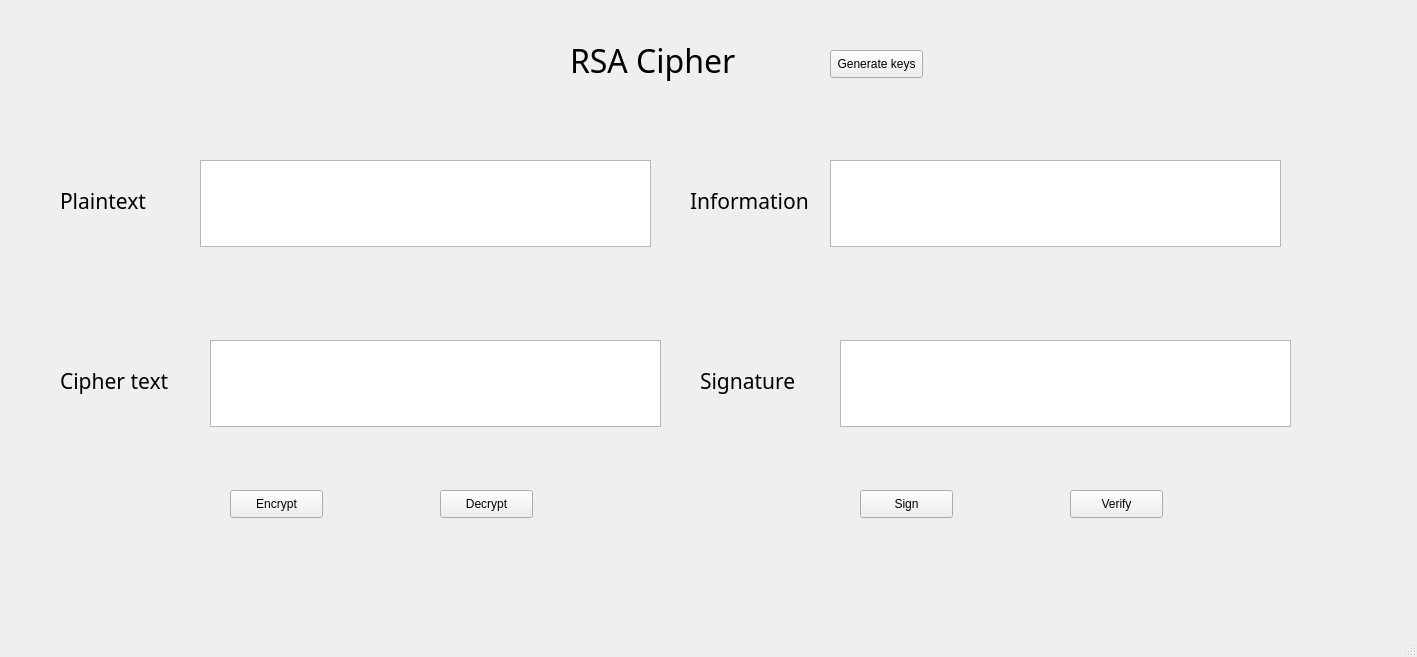
<?xml version="1.0" encoding="UTF-8"?>
<ui version="4.0">
 <class>MainWindow</class>
 <widget class="QMainWindow" name="MainWindow">
  <property name="geometry">
   <rect>
    <x>0</x>
    <y>0</y>
    <width>1417</width>
    <height>657</height>
   </rect>
  </property>
  <property name="windowTitle">
   <string>MainWindow</string>
  </property>
  <widget class="QWidget" name="centralwidget">
   <widget class="QLabel" name="label_3">
    <property name="geometry">
     <rect>
      <x>60</x>
      <y>360</y>
      <width>241</width>
      <height>41</height>
     </rect>
    </property>
    <property name="font">
     <font>
      <family>Modern No. 20</family>
      <pointsize>16</pointsize>
     </font>
    </property>
    <property name="text">
     <string>Cipher text</string>
    </property>
   </widget>
   <widget class="QTextEdit" name="txt_cipher_text">
    <property name="geometry">
     <rect>
      <x>210</x>
      <y>340</y>
      <width>451</width>
      <height>87</height>
     </rect>
    </property>
   </widget>
   <widget class="QPushButton" name="btn_encrypt">
    <property name="geometry">
     <rect>
      <x>230</x>
      <y>490</y>
      <width>93</width>
      <height>28</height>
     </rect>
    </property>
    <property name="text">
     <string>Encrypt</string>
    </property>
   </widget>
   <widget class="QPushButton" name="btn_decrypt">
    <property name="geometry">
     <rect>
      <x>440</x>
      <y>490</y>
      
      <width>93</width>
      <height>28</height>
     </rect>
    </property>
    <property name="text">
     <string>Decrypt</string>
    </property>
   </widget>
   <widget class="QLabel" name="label_2">
    <property name="geometry">
     <rect>
      <x>60</x>
      <y>180</y>
      <width>241</width>
      <height>41</height>
     </rect>
    </property>
    <property name="font">
     <font>
      <family>Modern No. 20</family>
      <pointsize>16</pointsize>
     </font>
    </property>
    <property name="text">
     <string>Plaintext </string>
    </property>
   </widget>
   <widget class="QTextEdit" name="txt_plain_text">
    <property name="geometry">
     <rect>
      <x>200</x>
      <y>160</y>
      <width>451</width>
      <height>87</height>
     </rect>
    </property>
   </widget>
   <widget class="QLabel" name="label">
    <property name="geometry">
     <rect>
      <x>570</x>
      <y>40</y>
      <width>241</width>
      <height>41</height>
     </rect>
    </property>
    <property name="font">
     <font>
      <family>Modern No. 20</family>
      <pointsize>24</pointsize>
     </font>
    </property>
    <property name="text">
     <string>RSA Cipher</string>
    </property>
   </widget>
   <widget class="QLabel" name="label_5">
    <property name="geometry">
     <rect>
      <x>700</x>
      <y>360</y>
      <width>241</width>
      <height>41</height>
     </rect>
    </property>
    <property name="font">
     <font>
      <family>Modern No. 20</family>
      <pointsize>16</pointsize>
     </font>
    </property>
    <property name="text">
     <string>Signature</string>
    </property>
   </widget>
   <widget class="QTextEdit" name="txt_sign">
    <property name="geometry">
     <rect>
      <x>840</x>
      <y>340</y>
      <width>451</width>
      <height>87</height>
     </rect>
    </property>
   </widget>
   <widget class="QPushButton" name="btn_sign">
    <property name="geometry">
     <rect>
      <x>860</x>
      <y>490</y>
      <width>93</width>
      <height>28</height>
     </rect>
    </property>
    <property name="text">
     <string>Sign</string>
    </property>
   </widget>
   <widget class="QPushButton" name="btn_verify">
    <property name="geometry">
     <rect>
      <x>1070</x>
      <y>490</y>
      <width>93</width>
      <height>28</height>
     </rect>
    </property>
    <property name="text">
     <string>Verify</string>
    </property>
   </widget>
   <widget class="QLabel" name="label_6">
    <property name="geometry">
     <rect>
      <x>690</x>
      <y>180</y>
      <width>241</width>
      <height>41</height>
     </rect>
    </property>
    <property name="font">
     <font>
      <family>Modern No. 20</family>
      <pointsize>16</pointsize>
     </font>
    </property>
    <property name="text">
     <string>Information</string>
    </property>
   </widget>
   <widget class="QTextEdit" name="txt_info">
    <property name="geometry">
     <rect>
      <x>830</x>
      <y>160</y>
      <width>451</width>
      <height>87</height>
     </rect>
    </property>
   </widget>
   <widget class="QPushButton" name="btn_gen_keys">
    <property name="geometry">
     <rect>
      <x>830</x>
      <y>50</y>
      <width>93</width>
      <height>28</height>
     </rect>
    </property>
    <property name="text">
     <string>Generate keys</string>
    </property>
   </widget>
  </widget>
  <widget class="QMenuBar" name="menubar">
   <property name="geometry">
    <rect>
     <x>0</x>
     <y>0</y>
     <width>1417</width>
     <height>21</height>
    </rect>
   </property>
  </widget>
  <widget class="QStatusBar" name="statusbar"/>
 </widget>
 <resources/>
 <connections/>
</ui>
